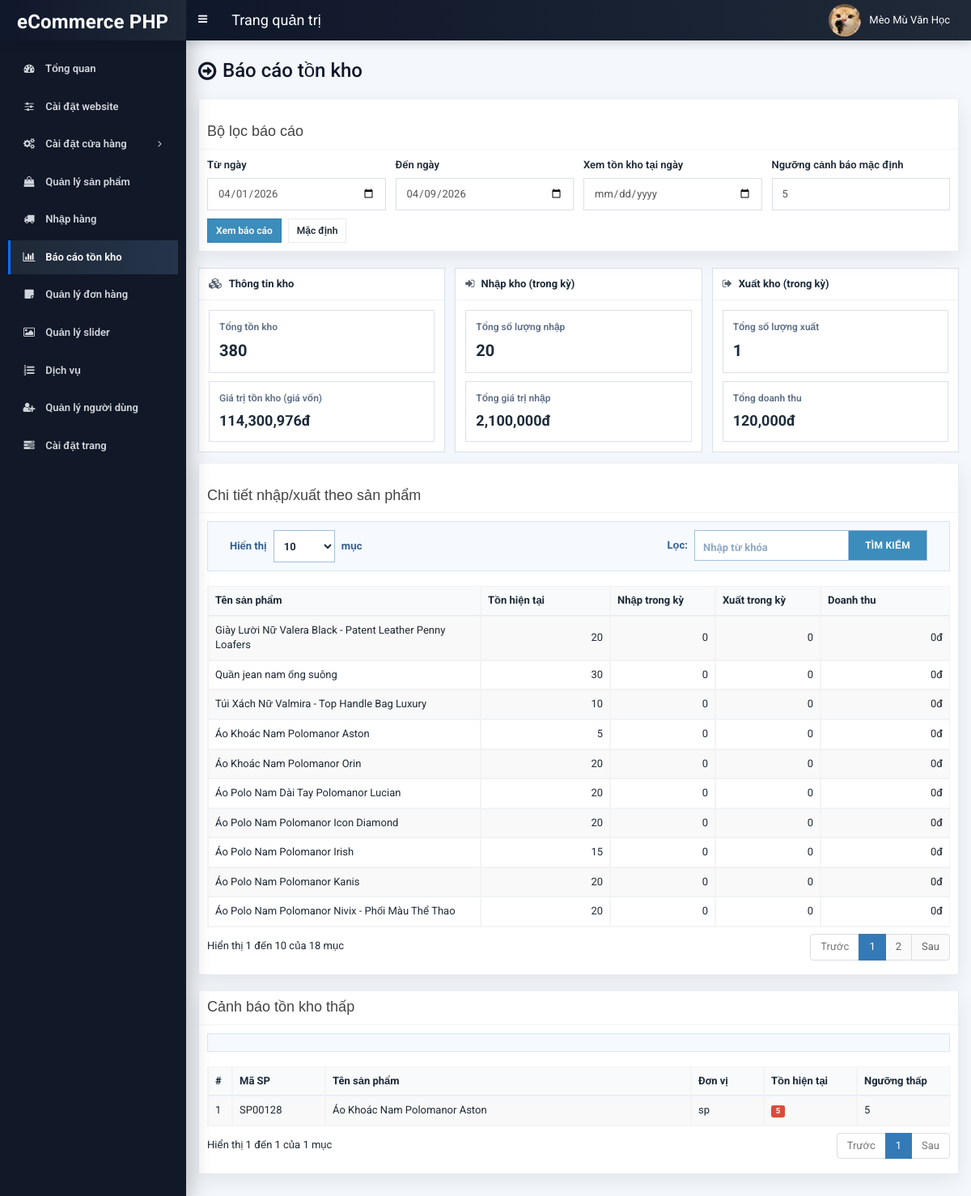
Page /admin/inventory-report.php (signed in) on the committed database.
### tables this page shows
CREATE TABLE `tbl_product` (
  `p_id` int(11) NOT NULL,
  `p_name` varchar(255) NOT NULL,
  `p_code` varchar(80) NOT NULL DEFAULT '',
  `p_unit` varchar(30) NOT NULL DEFAULT 'sp',
  `p_old_price` varchar(10) NOT NULL,
  `p_cost_price` decimal(15,4) NOT NULL DEFAULT 0.0000,
  `p_profit_percent` decimal(8,2) NOT NULL DEFAULT 30.00,
  `p_low_stock_threshold` int(11) NOT NULL DEFAULT 5,
  `p_current_price` varchar(10) NOT NULL,
  `p_qty` int(10) NOT NULL,
  `p_featured_photo` varchar(255) NOT NULL,
  `p_description` mediumtext NOT NULL,
  `p_short_description` mediumtext NOT NULL,
  `p_feature` mediumtext NOT NULL,
  `p_condition` mediumtext NOT NULL,
  `p_return_policy` mediumtext NOT NULL,
  `p_total_view` int(11) NOT NULL,
  `p_is_featured` int(1) NOT NULL,
  `p_is_active` int(1) NOT NULL,
  `ecat_id` int(11) NOT NULL
);

### admin/inc/functions.php (called while the page is built, shortened)
<?php
function format_price_vnd($price)
{
	if(is_int($price) || is_float($price)) {
		$value = (float)$price;
	}
	$value = round($value);
	if($value == -0.0) {
		$value = 0;
	}
	return number_format((float)$value, 0, '.', ',').'đ';
}
function schema_table_exists(PDO $pdo, $table_name)
{
	$statement = $pdo->prepare('SHOW TABLES LIKE ?');
	$statement->execute(array($table_name));
	return $statement->rowCount() > 0;
}
function ensure_project_schema(PDO $pdo)
{
	try {
		if(schema_table_exists($pdo, 'tbl_product')) {
			$pdo->exec("UPDATE `tbl_product` SET `p_code` = CONCAT('SP', LPAD(`p_id`, 5, '0')) WHERE `p_code` IS NULL OR `p_code` = ''");
			$pdo->exec("UPDATE `tbl_product` SET `p_unit` = 'sp' WHERE `p_unit` IS NULL OR `p_unit` = ''");
			$pdo->exec("UPDATE `tbl_product` SET `p_cost_price` = IF(`p_cost_price` <= 0, `p_current_price`, `p_cost_price`)");
			$pdo->exec("UPDATE `tbl_product` SET `p_profit_percent` = IF(`p_profit_percent` < 0, 0, `p_profit_percent`)");
		}
		if(schema_table_exists($pdo, 'tbl_settings')) {
			$pdo->exec("UPDATE `tbl_settings` SET `paypal_env`='sandbox' WHERE `paypal_env` IS NULL OR TRIM(`paypal_env`)=''");
			$pdo->exec("UPDATE `tbl_settings` SET `paypal_currency`='USD' WHERE `paypal_currency` IS NULL OR TRIM(`paypal_currency`)=''");
			$pdo->exec("UPDATE `tbl_settings` SET `paypal_exchange_rate`=24000 WHERE `paypal_exchange_rate` IS NULL OR `paypal_exchange_rate`<=0");
		}
		if(schema_table_exists($pdo, 'tbl_import_receipt_item')) {
			try {
				$statement = $pdo->prepare("SHOW INDEX FROM `tbl_import_receipt_item`");
				$statement->execute();
				$index_rows = $statement->fetchAll(PDO::FETCH_ASSOC);
			} catch(Exception $e) {
			}
		}
	} catch(PDOException $e) {
		error_log('ensure_project_schema warning: '.$e->getMessage());
	}
}

### admin/inventory-report.php (the view, shortened to what this page needs)
<?php require_once('header.php'); ?>
<?php
$today = date('Y-m-d');
$first_day_month = date('Y-m-01');
$from_date = isset($_GET['from_date']) ? trim((string)$_GET['from_date']) : $first_day_month;
$to_date = isset($_GET['to_date']) ? trim((string)$_GET['to_date']) : $today;
$snapshot_date = isset($_GET['snapshot_date']) ? trim((string)$_GET['snapshot_date']) : '';
$warning_threshold = isset($_GET['warning_threshold']) ? (int)$_GET['warning_threshold'] : 5;
$statement = $pdo->prepare("SELECT p_id, p_code, p_name, p_unit, p_qty, p_cost_price, p_current_price, p_low_stock_threshold FROM tbl_product ORDER BY p_name ASC");
$statement->execute();
$product_rows = $statement->fetchAll(PDO::FETCH_ASSOC);
$metrics = array();
$total_current_qty = 0;
$total_inventory_cost = 0;
foreach($product_rows as $row) {
    $p_id = (int)$row['p_id'];
    $current_qty = (int)$row['p_qty'];
    $cost_price = (float)$row['p_cost_price'];
    $metrics[$p_id] = array(
        'import_qty' => 0,
        'import_value' => 0,
        'export_qty' => 0,
        'export_revenue' => 0,
        'imports_after_snapshot' => 0,
        'exports_after_snapshot' => 0
    );
    $total_current_qty += $current_qty;
    $total_inventory_cost += ($current_qty * $cost_price);
}
$range_import_qty = 0;
$range_export_qty = 0;
$range_import_value = 0;
$range_export_revenue = 0;
$statement = $pdo->prepare("SELECT i.p_id, i.import_qty, i.import_price, r.import_date
                            FROM tbl_import_receipt_item i
                            INNER JOIN tbl_import_receipt r ON r.receipt_id = i.receipt_id
                            WHERE r.status='Completed'");
$statement->execute();
$import_rows = $statement->fetchAll(PDO::FETCH_ASSOC);
foreach($import_rows as $row) {
    $p_id = (int)$row['p_id'];
    $day = substr((string)$row['import_date'], 0, 10);
    $qty = (int)$row['import_qty'];
    $price = (float)$row['import_price'];
    $value = $qty * $price;
    if($day >= $from_date && $day <= $to_date) {
        $metrics[$p_id]['import_qty'] += $qty;
        $metrics[$p_id]['import_value'] += $value;
        $range_import_qty += $qty;
        $range_import_value += $value;
    }
}
$statement = $pdo->prepare("SELECT o.product_id, o.quantity, o.unit_price, p.payment_date, p.shipping_status
                            FROM tbl_order o
                            INNER JOIN tbl_payment p ON p.payment_id = o.payment_id");
$statement->execute();
$order_rows = $statement->fetchAll(PDO::FETCH_ASSOC);
foreach($order_rows as $row) {
    $p_id = (int)$row['product_id'];
    $day = substr((string)$row['payment_date'], 0, 10);
    $qty = (int)$row['quantity'];
    $line_revenue = $qty * (float)$row['unit_price'];
    if($day >= $from_date && $day <= $to_date) {
        $metrics[$p_id]['export_qty'] += $qty;
        $metrics[$p_id]['export_revenue'] += $line_revenue;
        $range_export_qty += $qty;
        $range_export_revenue += $line_revenue;
    }
}
$report_rows = array();
$low_stock_rows = array();
foreach($product_rows as $row) {
    $p_id = (int)$row['p_id'];
    $current_qty = (int)$row['p_qty'];
    $configured_threshold = isset($row['p_low_stock_threshold']) ? (int)$row['p_low_stock_threshold'] : 0;
    $effective_threshold = $configured_threshold > 0 ? $configured_threshold : $warning_threshold;
    $snapshot_stock = null;
    $report_row = array(
        'product' => $row,
        'metric' => $metrics[$p_id],
        'snapshot_stock' => $snapshot_stock,
        'effective_threshold' => $effective_threshold
    );
    $report_rows[] = $report_row;
    if($current_qty <= $effective_threshold) {
        $low_stock_rows[] = $report_row;
    }
}
?>
<section class="content-header">
    <div class="content-header-left">
        <h1>Báo cáo tồn kho</h1>
    </div>
</section>
<section class="content">
    <div class="row">
        <div class="col-md-12">
            <div class="box box-info">
                <div class="box-header with-border">
                    <h3 class="box-title">Bộ lọc báo cáo</h3>
                </div>
                <div class="box-body">
                    <form method="get" action="inventory-report.php" class="inventory-filter-form">
                        <div class="form-group">
                            <label for="from_date">Từ ngày</label>
                            <input type="date" id="from_date" name="from_date" class="form-control" value="<?php echo htmlspecialchars($from_date, ENT_QUOTES, 'UTF-8'); ?>">
                        </div>
                        <div class="form-group">
                            <label for="to_date">Đến ngày</label>
                            <input type="date" id="to_date" name="to_date" class="form-control" value="<?php echo htmlspecialchars($to_date, ENT_QUOTES, 'UTF-8'); ?>">
                        </div>
                        <div class="form-group">
                            <label for="snapshot_date">Xem tồn kho tại ngày</label>
                            <input type="date" id="snapshot_date" name="snapshot_date" class="form-control" value="<?php echo htmlspecialchars($snapshot_date, ENT_QUOTES, 'UTF-8'); ?>">
                        </div>
                        <div class="form-group">
                            <label for="warning_threshold">Ngưỡng cảnh báo mặc định</label>
                            <input type="number" min="1" id="warning_threshold" name="warning_threshold" class="form-control" value="<?php echo (int)$warning_threshold; ?>">
                        </div>
                        <div class="inventory-filter-actions">
                            <button type="submit" class="btn btn-primary btn-sm">Xem báo cáo</button>
                            <a href="inventory-report.php" class="btn btn-default btn-sm">Mặc định</a>
                        </div>
                    </form>
                </div>
            </div>
            <div class="inventory-summary-sections">
                <div class="inventory-summary-section">
                    <div class="inventory-summary-section-header">
                        <i class="fa fa-cubes" aria-hidden="true"></i>
                        <span>Thông tin kho</span>
                    </div>
                    <div class="inventory-summary-section-body">
                        <div class="inventory-summary-grid">
                            <div class="inventory-summary-card">
                                <div class="label-title">Tổng tồn kho</div>
                                <div class="label-value"><?php echo number_format($total_current_qty); ?></div>
                            </div>
                            <div class="inventory-summary-card">
                                <div class="label-title">Giá trị tồn kho (giá vốn)</div>
                                <div class="label-value" style="font-size:18px;"><?php echo format_price_vnd($total_inventory_cost); ?></div>
                            </div>
                        </div>
                    </div>
                </div>
                <div class="inventory-summary-section">
                    <div class="inventory-summary-section-header">
                        <i class="fa fa-sign-in" aria-hidden="true"></i>
                        <span>Nhập kho (trong kỳ)</span>
                    </div>
                    <div class="inventory-summary-section-body">
                        <div class="inventory-summary-grid">
                            <div class="inventory-summary-card">
                                <div class="label-title">Tổng số lượng nhập</div>
                                <div class="label-value"><?php echo number_format($range_import_qty); ?></div>
                            </div>
                            <div class="inventory-summary-card">
                                <div class="label-title">Tổng giá trị nhập</div>
                                <div class="label-value" style="font-size:18px;"><?php echo format_price_vnd($range_import_value); ?></div>
                            </div>
                        </div>
                    </div>
                </div>
                <div class="inventory-summary-section">
                    <div class="inventory-summary-section-header">
                        <i class="fa fa-sign-out" aria-hidden="true"></i>
                        <span>Xuất kho (trong kỳ)</span>
                    </div>
                    <div class="inventory-summary-section-body">
                        <div class="inventory-summary-grid">
                            <div class="inventory-summary-card">
                                <div class="label-title">Tổng số lượng xuất</div>
                                <div class="label-value"><?php echo number_format($range_export_qty); ?></div>
                            </div>
                            <div class="inventory-summary-card">
                                <div class="label-title">Tổng doanh thu</div>
                                <div class="label-value" style="font-size:18px;"><?php echo format_price_vnd($range_export_revenue); ?></div>
                            </div>
                        </div>
                    </div>
                </div>
            </div>
            <div class="box box-info">
                <div class="box-header with-border">
                    <h3 class="box-title">Chi tiết nhập/xuất theo sản phẩm</h3>
                </div>
                <div class="box-body table-responsive">
                    <table id="example1" class="table table-bordered table-hover table-striped inventory-detail-table">
                        <thead>
                            <tr>
                                <th>Tên sản phẩm</th>
                                <th width="140">Tồn hiện tại</th>
                                <th width="110">Nhập trong kỳ</th>
                                <th width="110">Xuất trong kỳ</th>
                                <th width="140">Doanh thu</th>
                            </tr>
                        </thead>
                        <tbody>
                            <?php foreach($report_rows as $entry): ?>
                                <?php
                                $product = $entry['product'];
                                $metric = $entry['metric'];
                                $current_qty = (int)$product['p_qty'];
                                ?>
                                <tr>
                                    <td><?php echo htmlspecialchars((string)$product['p_name'], ENT_QUOTES, 'UTF-8'); ?></td>
                                    <td class="text-right" data-order="<?php echo $current_qty; ?>">
                                        <div><?php echo $current_qty; ?></div>
                                    </td>
                                    <td class="text-right" data-order="<?php echo (int)$metric['import_qty']; ?>"><?php echo (int)$metric['import_qty']; ?></td>
                                    <td class="text-right" data-order="<?php echo (int)$metric['export_qty']; ?>"><?php echo (int)$metric['export_qty']; ?></td>
                                    <td class="text-right" data-order="<?php echo (float)$metric['export_revenue']; ?>"><?php echo format_price_vnd((float)$metric['export_revenue']); ?></td>
                                </tr>
                            <?php endforeach; ?>
                        </tbody>
                    </table>
                </div>
            </div>
            <div class="box box-warning">
                <div class="box-header with-border">
                    <h3 class="box-title">Cảnh báo tồn kho thấp</h3>
                </div>
                <div class="box-body table-responsive">
                    <table id="example2" class="table table-bordered table-hover table-striped inventory-warning-table" data-empty-table="Không có sản phẩm nào dưới ngưỡng cảnh báo.">
                        <thead>
                            <tr>
                                <th width="10">#</th>
                                <th width="95">Mã SP</th>
                                <th>Tên sản phẩm</th>
                                <th width="70">Đơn vị</th>
                                <th width="95">Tồn hiện tại</th>
                                <th width="95">Ngưỡng thấp</th>
                            </tr>
                        </thead>
                        <tbody>
                            <?php if(count($low_stock_rows) > 0): ?>
                                <?php $low_idx = 0; foreach($low_stock_rows as $entry): $low_idx++; ?>
                                    <?php $product = $entry['product']; ?>
                                    <tr>
                                        <td><?php echo $low_idx; ?></td>
                                        <td><?php echo htmlspecialchars((string)$product['p_code'], ENT_QUOTES, 'UTF-8'); ?></td>
                                        <td><?php echo htmlspecialchars((string)$product['p_name'], ENT_QUOTES, 'UTF-8'); ?></td>
                                        <td><?php echo htmlspecialchars((string)$product['p_unit'], ENT_QUOTES, 'UTF-8'); ?></td>
                                        <td><span class="label label-danger"><?php echo (int)$product['p_qty']; ?></span></td>
                                        <td><?php echo (int)$entry['effective_threshold']; ?></td>
                                    </tr>
                                <?php endforeach; ?>
                            <?php endif; ?>
                        </tbody>
                    </table>
                </div>
            </div>
        </div>
    </div>
</section>
<?php require_once('footer.php'); ?>

### rows in the picture
tbl_product: p_name "Áo Khoác Nam Polomanor Aston", p_qty "5", p_code "SP00128", p_unit "sp", effective_threshold "5"
tbl_product: p_name "Áo Khoác Nam Polomanor Orin", p_qty "20"
tbl_product: p_name "Áo Polo Nam Dài Tay Polomanor Lucian", p_qty "20"
tbl_product: p_name "Áo Polo Nam Polomanor Icon Diamond", p_qty "20"
tbl_product: p_name "Áo Polo Nam Polomanor Irish", p_qty "15"
tbl_product: p_name "Áo Polo Nam Polomanor Kanis", p_qty "20"
tbl_product: p_name "Áo Polo Nam Polomanor Nivix - Phối Màu Thể Thao", p_qty "20"
tbl_product: p_name "Giày Lười Nữ Valera Black - Patent Leather Penny Loafers", p_qty "20"
tbl_product: p_name "Quần jean nam ống suông", p_qty "30"
tbl_product: p_name "Túi Xách Nữ Valmira - Top Handle Bag Luxury", p_qty "10"

### other values in the picture
$_SESSION['user']['full_name'] "Mèo Mù Văn Học"
$total_current_qty "380"
format_price_vnd($total_inventory_cost) "114,300,976đ"
$range_import_qty "20"
format_price_vnd($range_import_value) "2,100,000đ"
$range_export_qty "1"
format_price_vnd($range_export_revenue) "120,000đ"
$metric['import_qty'] "0"
$metric['export_qty'] "0"
format_price_vnd((float)$metric['export_revenue']) "0đ"
